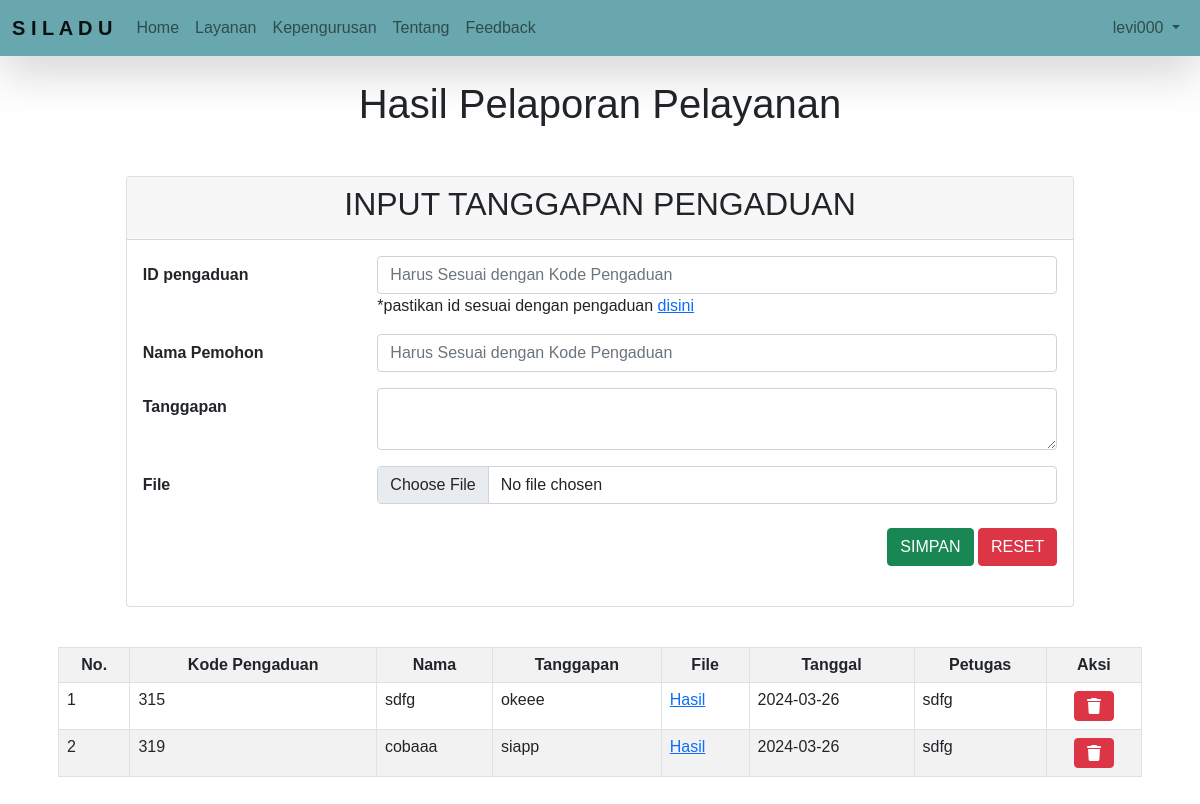
The app's page /petugas/hasil_pengaduan.php (signed in) with its own data.
### tables this page shows
CREATE TABLE `hasil_pengaduan` (
  `id` int(11) NOT NULL,
  `nama` varchar(100) NOT NULL,
  `pengaduanId` int(11) NOT NULL,
  `deskripsi` text NOT NULL,
  `file` varchar(255) NOT NULL,
  `tanggal` date NOT NULL,
  `petugas` varchar(100) NOT NULL
);

### petugas/hasil_pengaduan.php (the view, shortened to what this page needs)
<?php
include "../koneksi.php";
?>
<!DOCTYPE html>
<html lang="en">
<head>
    <link rel="stylesheet" href="https://cdnjs.cloudflare.com/ajax/libs/font-awesome/6.1.1/css/all.min.css">
    <link rel="stylesheet" href="https://cdn.jsdelivr.net/npm/bootstrap@5.0.2/dist/css/bootstrap.min.css" rel="stylesheet">
</head>
<body>
    <nav class="navbar navbar-expand-lg navbar-light shadow-lg fixed-top" style="background-color: #68A7AD;">
        <div class="container-fluid">
            <a class="navbar-brand" href="../home.php">S I L A D U</a>
            <div class="collapse navbar-collapse" id="navbarText">
                <ul class="navbar-nav me-auto mb-2 mb-lg-0">
                    <li class="nav-item">
                        <a class="nav-link" aria-current="page" href="../home.php">Home</a>
                    </li>
                    <li class="nav-item layanan">
                        <a class="nav-link" href="#" aria-current="page">Layanan</a>
                    </li>
                    <li class="nav-item kepengurusan">
                        <a class="nav-link" aria-current="page" href="../petugas/kepengurusan/staff.php">Kepengurusan</a>
                    </li>
                    <li class="nav-item about">
                        <a class="nav-link" href="../home.php#tentang">Tentang</a>
                    </li>
                    <li class="nav-item feedback">
                        <a class="nav-link" href="../pengguna/feedback.php">Feedback</a>
                    </li>
                </ul>
                <span class="navbar-profile">
                    <ul class="navbar-nav me-auto mb-2 mb-lg-0">
                        <li class="nav-item dropdown">
                            <a class="nav-link dropdown-toggle" href="#" id="navbarDropdownMenuLink" role="button" data-bs-toggle="dropdown" aria-expanded="false">
                                <?php $username = $_SESSION['username'];
                                echo "$username"; ?>
                            </a>
                        </li>
                    </ul>
                </span>
            </div>
        </div>
    </nav>
    <h1> Hasil Pelaporan Pelayanan</h1>
    <div class="container-fluid hasil">
        <?php if ($_SESSION['level'] == 'petugas') { ?>
            <center>
                <div class="card-wrap mt-5 form-hasil">
                    <div class="card hasil-form">
                        <div class="card-header">
                            <h2 class="card-title text-center">INPUT TANGGAPAN PENGADUAN</h2>
                        </div>
                        <div class="card-body">
                            <form action="" method="POST" enctype="multipart/form-data">
                                <div class="mb-3 row">
                                    <label class="col-sm-3 col-form-label text-start">ID pengaduan</label>
                                    <div class="col-sm-9">
                                        <input type="text" class="form-control" name="pengId" placeholder="Harus Sesuai dengan Kode Pengaduan">
                                        <label>*pastikan id sesuai dengan pengaduan <a href="../pengguna/pengaduan.php">disini</a></label>
                                    </div>
                                </div>
                                <div class="mb-3 row">
                                    <label class="col-sm-3 col-form-label text-start">Nama Pemohon</label>
                                    <div class="col-sm-9">
                                        <input type="text" class="form-control" name="nama" placeholder="Harus Sesuai dengan Kode Pengaduan">
                                    </div>
                                </div>
                                <div class="mb-3 row">
                                    <label class="col-sm-3 col-form-label text-start">Tanggapan</label>
                                    <div class="col-sm-9">
                                        <textarea class="form-control" name="tanggapan"></textarea>
                                    </div>
                                </div>
                                <div class="mb-3 row">
                                    <label for="formFileMultiple" class="col-sm-3 col-form-label text-start">File</label>
                                    <div class="col-sm-9">
                                        <input class="form-control" type="file" name="file" id="formFileMultiple" accept="application/pdf">
                                    </div>
                                </div>
                                <div class="button-align text-end">
                                    <button type="submit" name="simpan" class="btn btn-success">SIMPAN</button>
                                    <button type="reset" name="reset" class="btn btn-danger">RESET</button>
                                </div>
                            </form>
                        </div>
                    </div>
                </div>
            </center>
        <?php } ?>
        <div class="card-wrap mt-4" >
                <div class="card-body">
                    <table class="table table-bordered table-striped">
                        <tr class="text-center">
                            <th>No.</th>
                            <th>Kode Pengaduan</th>
                            <th>Nama</th>
                            <th>Tanggapan</th>
                            <th>File</th>
                            <th>Tanggal</th>
                            <th>Petugas</th>
                            <?php if ($_SESSION['level'] == 'petugas') { ?>
                                <th>Aksi</th>
                            <?php } ?>
                        </tr>
                        <?php
                        $no = 1;
                        if ($_SESSION['level'] == "petugas") {
                            $a = mysqli_query($koneksi, "SELECT * FROM hasil_pengaduan");
                        } elseif ($_SESSION['level'] == "warga") {
                            $a = mysqli_query($koneksi, "SELECT * FROM hasil_pengaduan WHERE nama= '$_SESSION[nama]' ");
                        }
                        while ($tampil = mysqli_fetch_array($a)) : ?>
                            <tr>
                                <td><?= $no++ ?></td>
                                <td><?= $tampil['pengaduanId'] ?></td>
                                <td><?= $tampil['nama'] ?></td>
                                <td><?= $tampil['deskripsi'] ?></td>
                                <td><a href="downloadfile.php?hasil=<?= $tampil['file']; ?>">Hasil</a></td>
                                <td><?= $tampil['tanggal'] ?></td>
                                <td><?= $tampil['petugas'] ?></td>
                                <?php if ($_SESSION['level'] == 'petugas') { ?>
                                    <td class="text-center">
                                        <a href="hasil_pengaduan.php?hal=hapus&id=<?= $tampil['id'] ?>" onclick="return confirm('Apakah yakin ingin menghapus data ini?')" name="hapus" class="btn btn-danger"><i class="fa-solid fa-trash"></i></a>
                                    </td>
                                <?php } ?>
                            </tr>
                        <?php endwhile; ?>
                    </table>
                </div>
        </div>
    </div>
</body>
</html>

### petugas/hasil_pengaduan.php (style rules this page uses)
h1 { margin-top: 80px; text-align: center; }
body { font-family: 'Poppins', sans-serif; }
.hasil { width: 95%; }
.form-hasil { width: 85%; text-align: left; }
.text-start { font-weight: bold; }
button { background-color: #2d2d44; color: white; padding: 14px 20px; margin: 8px 0; border: none; border-radius: 5px; cursor: pointer; }
.navbar-brand { font-weight: bold; color: #cdc2ae; }

### records on screen
hasil_pengaduan: pengaduanId "315", nama "sdfg", deskripsi "okeee", tanggal "2024-03-26", petugas "sdfg"
hasil_pengaduan: pengaduanId "319", nama "cobaaa", deskripsi "siapp", tanggal "2024-03-26", petugas "sdfg"

### other values on screen
$username "levi000"
